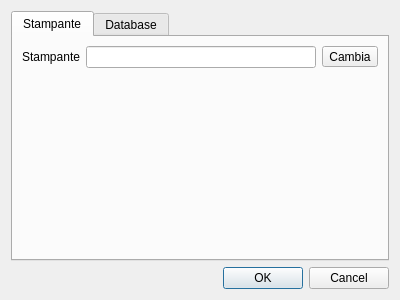
<?xml version="1.0" encoding="UTF-8"?>
<ui version="4.0">
 <class>ConfigurazioneDlg</class>
 <widget class="QDialog" name="ConfigurazioneDlg">
  <property name="geometry">
   <rect>
    <x>0</x>
    <y>0</y>
    <width>400</width>
    <height>300</height>
   </rect>
  </property>
  <property name="windowTitle">
   <string>Dialog</string>
  </property>
  <layout class="QVBoxLayout" name="verticalLayout">
   <item>
    <widget class="QTabWidget" name="tabWidget">
     <property name="currentIndex">
      <number>0</number>
     </property>
     <widget class="QWidget" name="tab">
      <attribute name="title">
       <string>Stampante</string>
      </attribute>
      <layout class="QVBoxLayout" name="verticalLayout_2">
       <item>
        <layout class="QHBoxLayout" name="horizontalLayout">
         <item>
          <widget class="QLabel" name="label">
           <property name="text">
            <string>Stampante</string>
           </property>
          </widget>
         </item>
         <item>
          <widget class="QLineEdit" name="stampanteSelezionataTxt"/>
         </item>
         <item>
          <widget class="QToolButton" name="printerSelectBtn">
           <property name="text">
            <string>Cambia</string>
           </property>
          </widget>
         </item>
        </layout>
       </item>
       <item>
        <spacer name="verticalSpacer">
         <property name="orientation">
          <enum>Qt::Vertical</enum>
         </property>
         <property name="sizeHint" stdset="0">
          <size>
           <width>20</width>
           <height>178</height>
          </size>
         </property>
        </spacer>
       </item>
      </layout>
     </widget>
     <widget class="QWidget" name="tab_2">
      <attribute name="title">
       <string>Database</string>
      </attribute>
     </widget>
    </widget>
   </item>
   <item>
    <widget class="QDialogButtonBox" name="buttonBox">
     <property name="standardButtons">
      <set>QDialogButtonBox::Cancel|QDialogButtonBox::Ok</set>
     </property>
    </widget>
   </item>
  </layout>
 </widget>
 <resources/>
 <connections/>
</ui>
